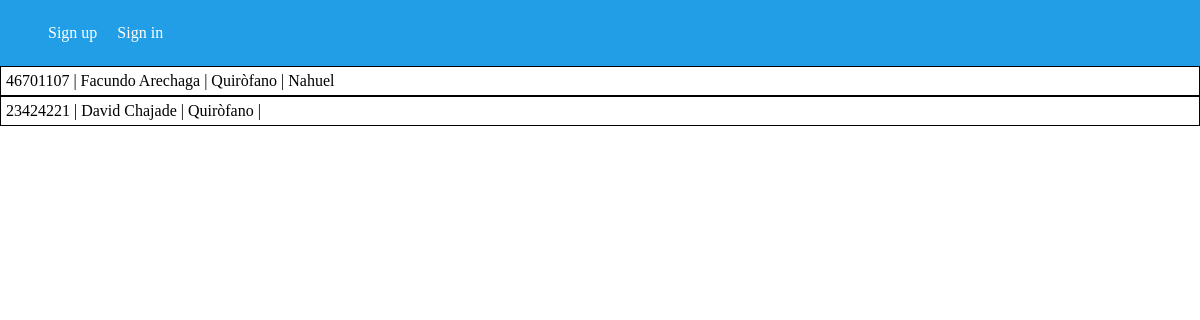
/pacientes/, run on an earlier commit of the app's database.
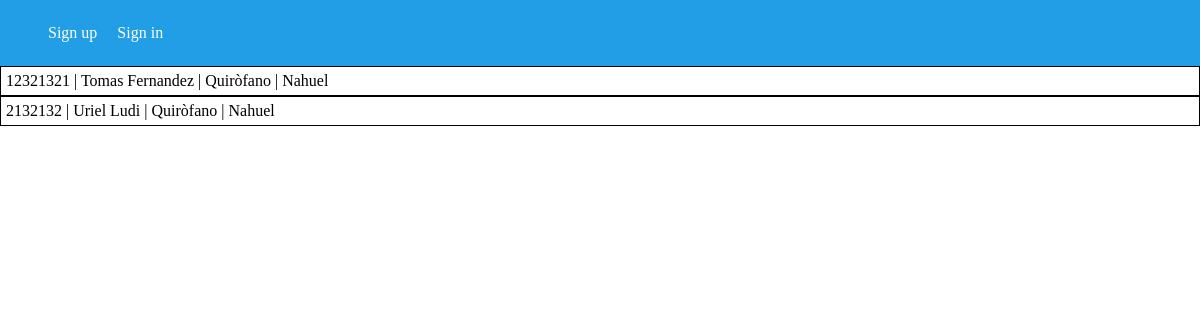
And on a later commit of the database.
### administracion/models.py (models this page shows, shortened)
class Paciente(models.Model):
    nombre_paciente = models.CharField(max_length=100)
    apellido_paciente = models.CharField(max_length=100)
    dni_paciente = models.CharField(max_length=100)
    fecha_nac_paciente = models.DateField()
    medico_asignado = models.ForeignKey(Medico, null=True, on_delete=models.CASCADE)
    zona = models.ForeignKey(Zona, default=None, on_delete=models.CASCADE)
    perfil = models.ForeignKey(Perfil, default=None, on_delete=models.CASCADE)

class Zona(models.Model):
    nombre_zona = models.CharField(max_length=50)
    cant_pacientes = models.IntegerField()

class Medico(models.Model):
    nombre_medico = models.CharField(max_length=100)
    apellido_medico = models.CharField(max_length=100)
    dni_medico = models.CharField(max_length=100)
    fecha_nac_medico = models.DateField()
    domicilio_medico = models.CharField(max_length=100)
    zona = models.ForeignKey(Zona, default=None, on_delete=models.CASCADE)

### administracion/views.py (the view)
# urls.py: path('pacientes/', views.pacientes, name="pacientes"),
def pacientes(req):
    pacientes = Paciente.objects.all()
    return render(req, 'listaPacientes.html',{
        "pacientes":pacientes,
    })

### administracion/templates/listaPacientes.html (shortened to what this page needs)
{% extends 'base.html' %}
{% load static %}
    {% block content %}
        {% if pacientes %}
            {% for paciente in pacientes %}
            <a href="{% url "detalle_zona" paciente.zona.id %}" class="paciente">
                <p>{{paciente.dni_paciente}} | {{paciente.nombre_paciente}} {{paciente.apellido_paciente}} | {{paciente.zona.nombre_zona}} | {{paciente.medico_asignado.nombre_medico}}</p>
            </a>
        {% endfor %}
    {% else %}
        <p>No hay ningun paciente en este momento</p>
    {% endif %}
    {% endblock content %}

What changed in the data, as far as the page shows it:
changed Paciente: dni_paciente "46701107" → "12321321"; nombre_paciente "Facundo" → "Tomas"; apellido_paciente "Arechaga" → "Fernandez"
changed Paciente: dni_paciente "23424221" → "2132132"; nombre_paciente "David" → "Uriel"; apellido_paciente "Chajade" → "Ludi"; medico_asignado.nombre_medico (not shown) → "Nahuel"
